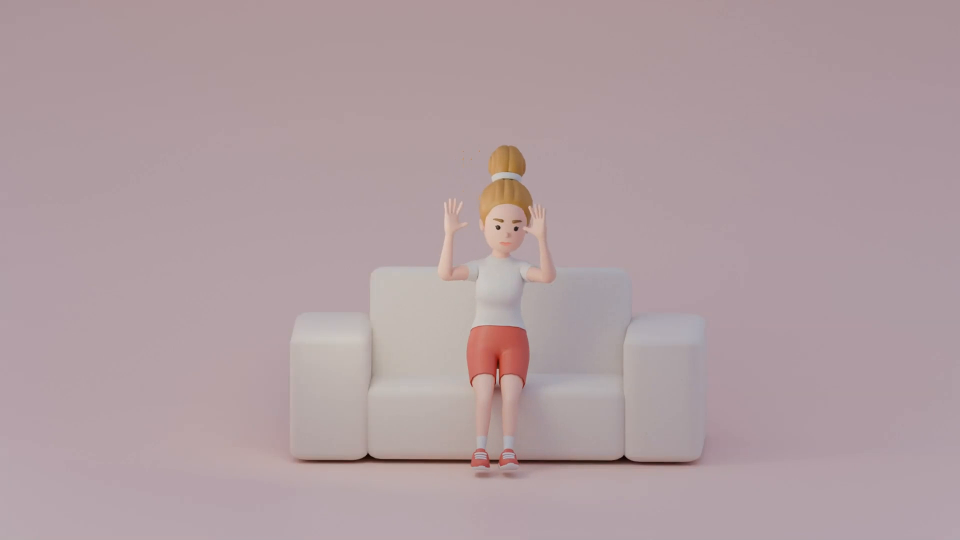
#> input picture frame 28 of frontend/public/P1.mp4, 1920 x 1080 px, given in place of the camera (shown at 1/2 size)
$ python simple_webcam_test.py
#> lines starting #> are read from the running program, lines starting #| are printed output that depends on the picture; after the words box and inside, x2 and y2 are one past the last pixel; in counts of white or black regions, pixels touching at a corner belong together
"""
간단한 웹캠 동작 테스트 (렉 최소화 버전)

사용법:
    python simple_webcam_test.py

키보드:
    SPACE: 테스트 시작 (8개 프레임 수집 → API 전송)
    1-9: 동작 변경
    Q: 종료
"""

import argparse
import base64
import io
import time

import cv2
import requests
from PIL import Image


ACTION_NAMES = {
    1: "손 박수",
    2: "팔 치기",
    4: "팔 뻗기",
    5: "기우뚱",
    6: "비상구",
    7: "겨드랑이박수",
    9: "가만히 있음",
}


# [112 lines left out: functions capture_frames, send_to_api, print_result, not called in this run]


def main():
    parser = argparse.ArgumentParser()
    parser.add_argument("--url", default="http://localhost:8000", help="Motion 서버 URL")
    parser.add_argument("--camera", type=int, default=0, help="카메라 인덱스")
    parser.add_argument("--action-code", type=int, default=1, help="동작 코드")
    args = parser.parse_args()

    api_url = args.url.rstrip("/") + "/api/ai/analyze"
    action_code = args.action_code
    action_name = ACTION_NAMES.get(action_code, "알 수 없음")

    # 웹캠 열기
    cap = cv2.VideoCapture(args.camera)
    if not cap.isOpened():
        print(f"❌ 카메라 {args.camera}를 열 수 없습니다.")
        return

    cap.set(cv2.CAP_PROP_FRAME_WIDTH, 640)
    cap.set(cv2.CAP_PROP_FRAME_HEIGHT, 480)

    print("\n" + "=" * 60)
    print("🎥 간단한 웹캠 동작 테스트")
    print("=" * 60)
    print(f"🔌 API: {api_url}")
    print(f"📹 카메라: {args.camera}")
    print(f"🎯 현재 동작: {action_name} (코드: {action_code})")
    print("\n키보드:")
    print("  - SPACE: 테스트 시작")
    print("  - 1-9: 동작 변경")
    print("  - Q: 종료")
    print("=" * 60 + "\n")

    try:
        while True:
            ret, frame = cap.read()
#> frame is the input picture: shape (1080, 1920, 3); mean B, G, R 161.8, 157.8, 177.1
            if not ret:
                break

            # 좌우 반전
            frame = cv2.flip(frame, 1)
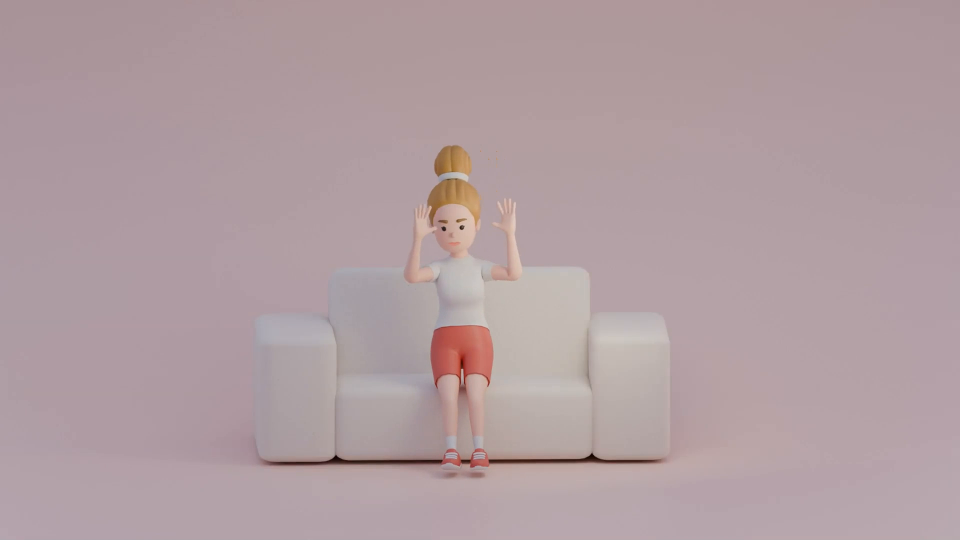
#> frame: shape (1080, 1920, 3) (shown at 1/2 size); mean B, G, R 161.8, 157.8, 177.1

            # 간단한 UI
            cv2.putText(
                frame,
                f"목표: {action_name} ({action_code})",
                (10, 30),
                cv2.FONT_HERSHEY_SIMPLEX,
                0.8,
                (0, 255, 0),
                2,
            )
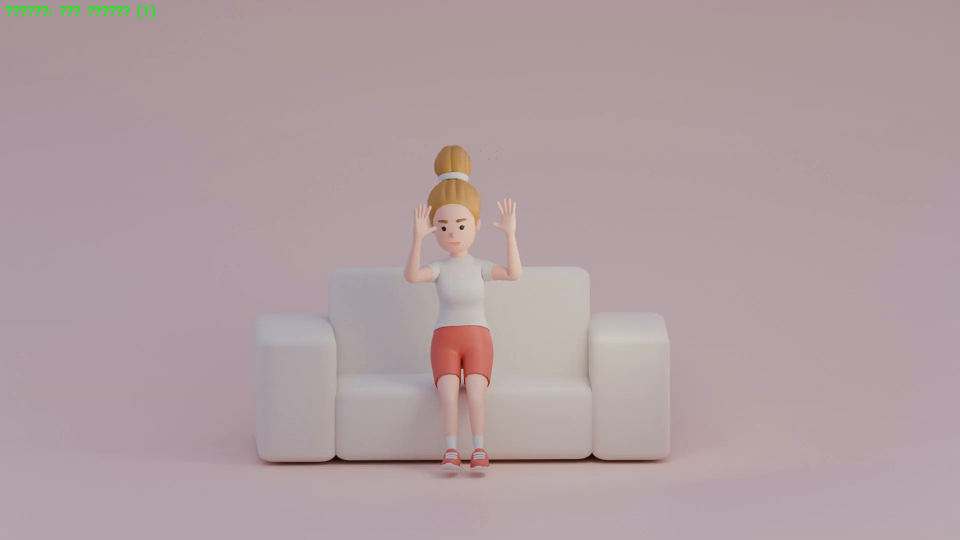
#> frame: shape (1080, 1920, 3) (shown at 1/2 size); 0.08% of pixels changed, all inside (x1, y1, x2, y2) = (11, 9, 310, 38)
            cv2.putText(
                frame,
                "SPACE: 테스트 시작 | Q: 종료",
                (10, frame.shape[0] - 10),
                cv2.FONT_HERSHEY_SIMPLEX,
                0.5,
                (255, 255, 255),
                1,
            )
#> frame: shape (1080, 1920, 3); 0.03% of pixels changed, all inside (x1, y1, x2, y2) = (12, 1058, 313, 1075)

            cv2.imshow("웹캠 테스트", frame)

            key = cv2.waitKey(1) & 0xFF
#> (key q is pressed here)

            if key == ord("q"):
                print("\n👋 종료합니다...")
                break

            elif key == ord(" "):
                # 프레임 캡처 + API 호출
                frames = capture_frames(cap, count=8)
                if frames:
                    send_to_api(frames, action_code, action_name, api_url)

            elif key in [ord("1"), ord("2"), ord("4"), ord("5"), ord("6"), ord("7"), ord("9")]:
                code = int(chr(key))
                if code in ACTION_NAMES:
                    action_code = code
                    action_name = ACTION_NAMES[code]
                    print(f"\n🎯 동작 변경: {action_name} (코드: {action_code})\n")

    finally:
        cap.release()
        cv2.destroyAllWindows()


if __name__ == "__main__":
    main()

$ run again, starting later in the video
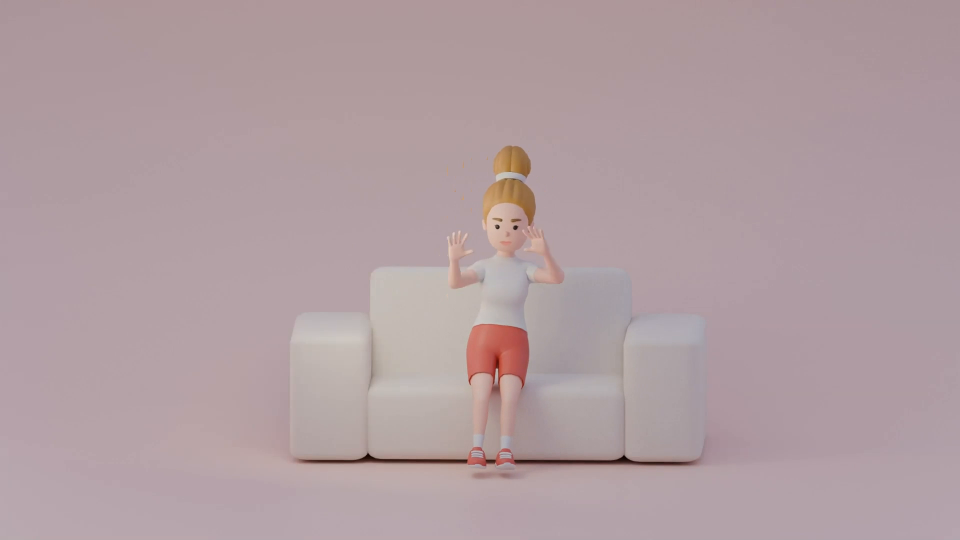
#> input picture frame 129 of frontend/public/P1.mp4, 1920 x 1080 px, given in place of the camera (shown at 1/2 size)
#> in main, frame is the input picture: shape (1080, 1920, 3); mean B, G, R 161.8, 157.8, 177.1
#> in main, `frame = cv2.flip(frame, 1)`:
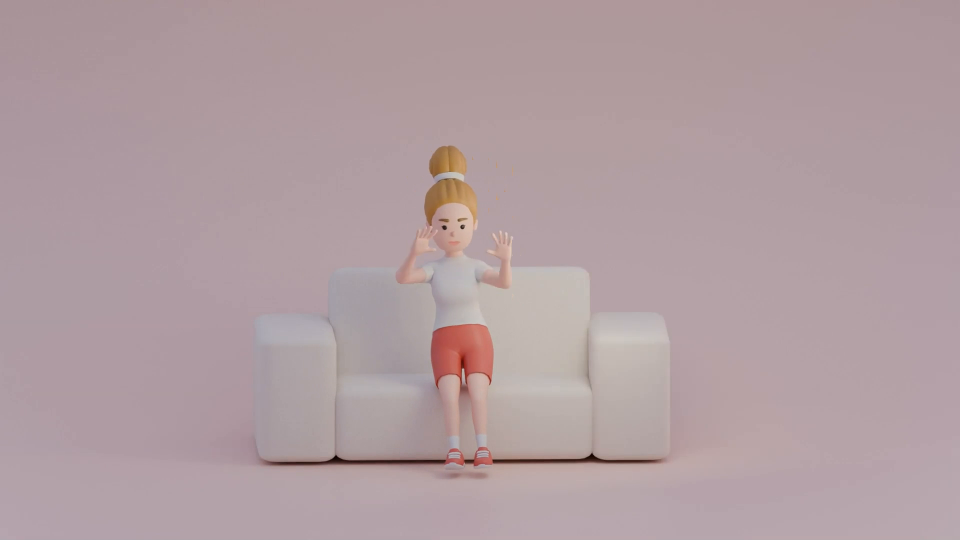
#> frame: shape (1080, 1920, 3) (shown at 1/2 size); mean B, G, R 161.8, 157.8, 177.1
#> in main, `cv2.putText( frame, f"목표: {action_name} ({action_code})", (10, 30), cv..`:
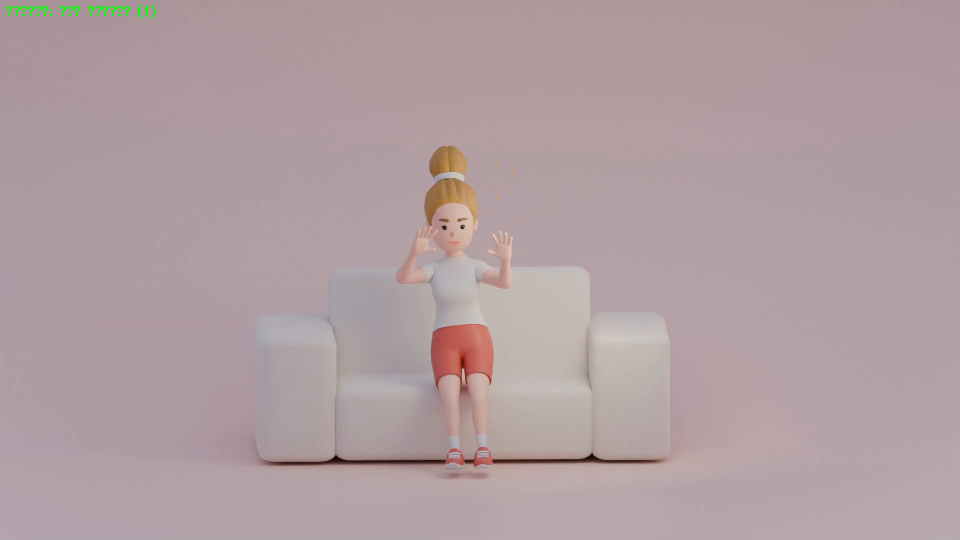
#> frame: shape (1080, 1920, 3) (shown at 1/2 size); 0.08% of pixels changed, all inside (x1, y1, x2, y2) = (11, 9, 310, 38)

$ run again, starting later in the video
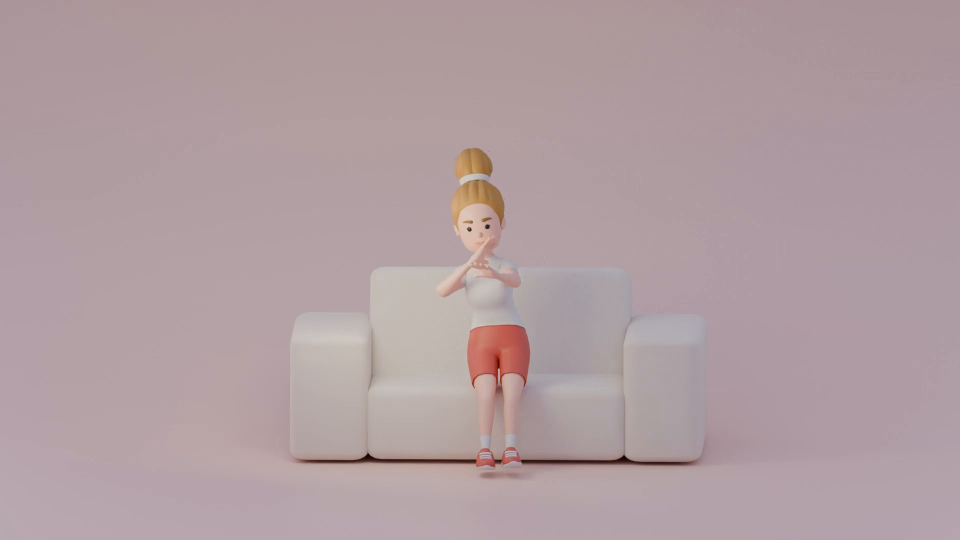
#> input picture frame 230 of frontend/public/P1.mp4, 1920 x 1080 px, given in place of the camera (shown at 1/2 size)
#> in main, frame is the input picture: shape (1080, 1920, 3); mean B, G, R 161.8, 157.7, 177
#> in main, `frame = cv2.flip(frame, 1)`:
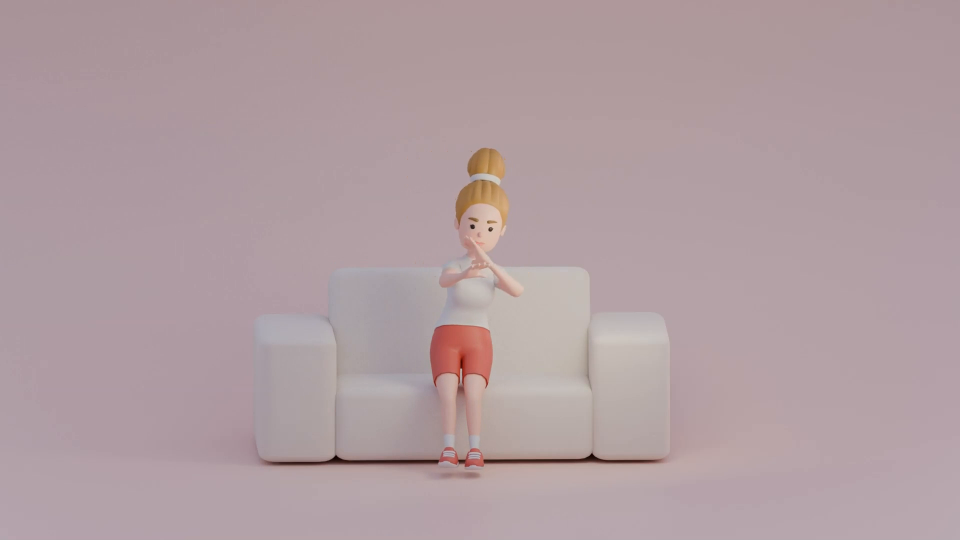
#> frame: shape (1080, 1920, 3) (shown at 1/2 size); mean B, G, R 161.8, 157.7, 177
#> in main, `cv2.putText( frame, f"목표: {action_name} ({action_code})", (10, 30), cv..`:
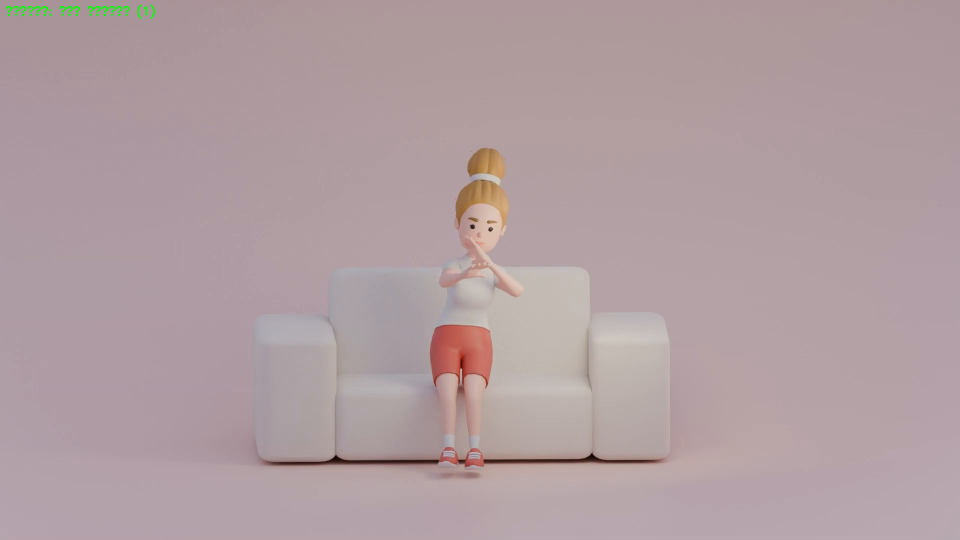
#> frame: shape (1080, 1920, 3) (shown at 1/2 size); 0.08% of pixels changed, all inside (x1, y1, x2, y2) = (11, 9, 310, 38)
